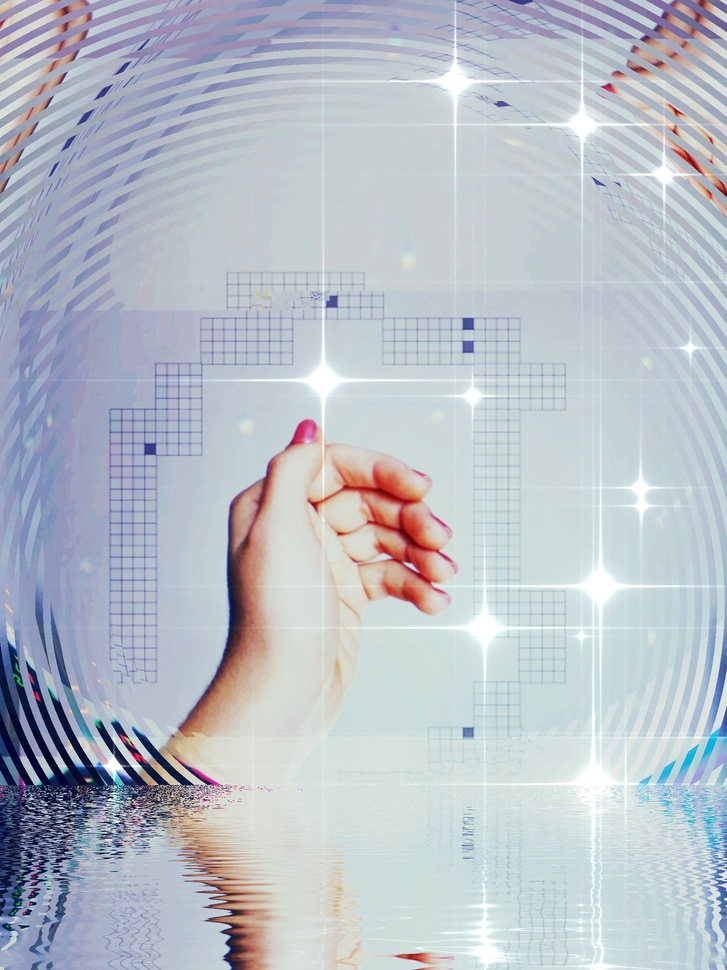
#> input picture source-imgs/momo-hand.jpg, 727 x 970 px, shrunk from 1500 x 2000 before the run
$ python example.py
#> lines starting #> are read from the running program, lines starting #| are printed output that depends on the picture
# started on 18th Feb 2025

# Copyright 2025
# Author: Michal Jenčo
# Email: michal.jenco.brno@gmail.com


from PIL import Image


def modulo_pixels(img: Image) -> Image:
    width, height = img.size

    for w in range(0, width):
        for h in range(0, height):
            r, g, b = pixels[w, h]

            new_r = (r + (w % 2)) % 255
            new_g = (g + h) % 200
            new_b = (b + h + w) // 6 % 255

            pixels[w, h] = (new_r, new_g, new_b)

    return img


def generate_consecutive_palettes(img: Image, count: int) -> Image:
    for i in range(2, count):
        new_img = img.convert("P", palette=Image.ADAPTIVE, colors=i)

        new_img = modulo_pixels(new_img)

        new_img.show()

        new_img.save(f"out/example-{i}.PNG")

def get_colors_from_image(img: Image) -> list[tuple] | None:
    items = img.convert('RGB').getcolors()
    rgb_colors = []

    for item in items:
        rgb_colors.append(item[1])

    return rgb_colors

if __name__ == '__main__':
    image = Image.open("source-imgs/momo-hand.jpg")
#> image is the input picture: PIL image 727x970 RGB; mean R, G, B 184.3, 190.8, 199.7

    pixels = image.load()

    generate_consecutive_palettes(image, 5)
#> the loop in generate_consecutive_palettes, `for i in range(2, count):` made 3 passes
#> pass 1, in generate_consecutive_palettes, `new_img = img.convert("P", palette=Image.ADAPTIVE, colors=i)`:
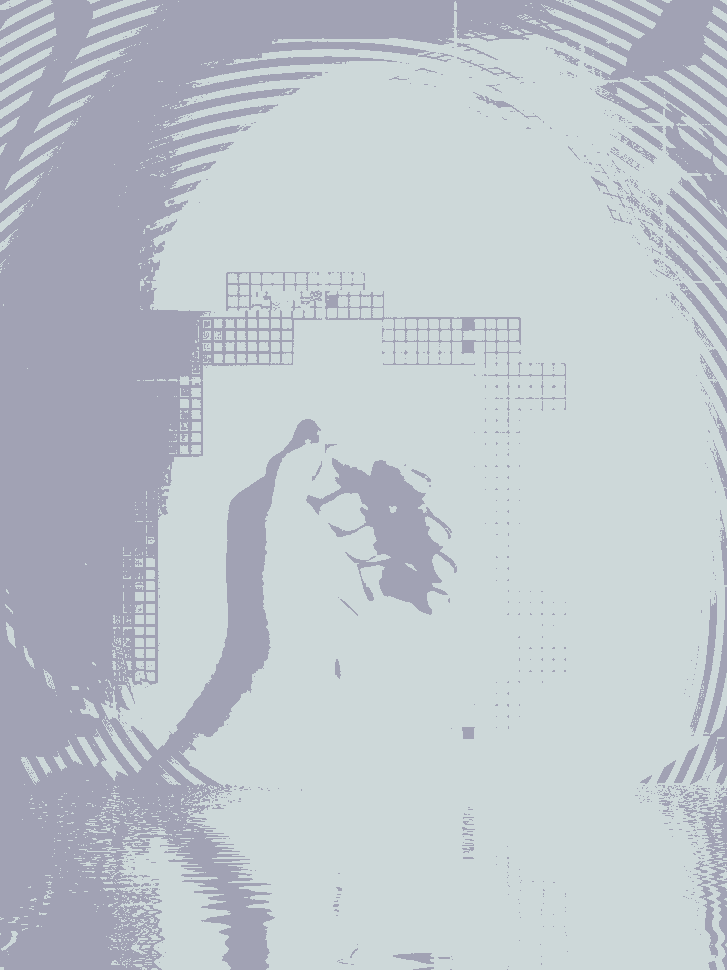
#> new_img: PIL image 727x970 P; mean R, G, B 190.3, 198, 204.7
#> pass 2, in generate_consecutive_palettes, `new_img = img.convert("P", palette=Image.ADAPTIVE, colors=i)`:
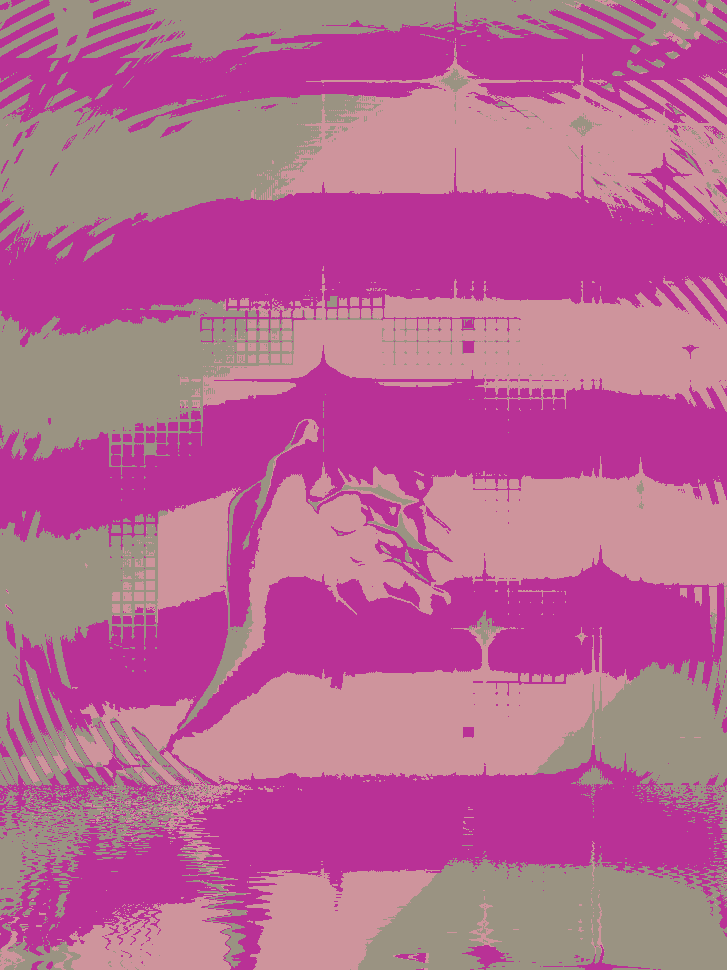
#> new_img: PIL image 727x970 P; mean R, G, B 183.3, 102, 146.7
#> pass 3, in generate_consecutive_palettes, `new_img = img.convert("P", palette=Image.ADAPTIVE, colors=i)`:
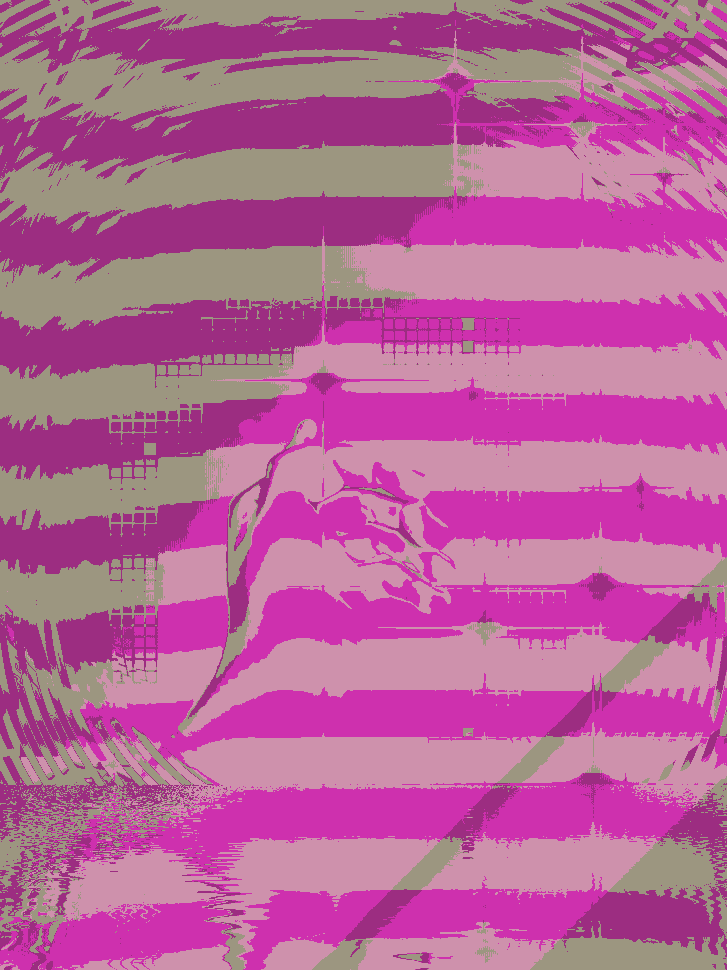
#> new_img: PIL image 727x970 P; mean R, G, B 184.1, 98.3, 153.5
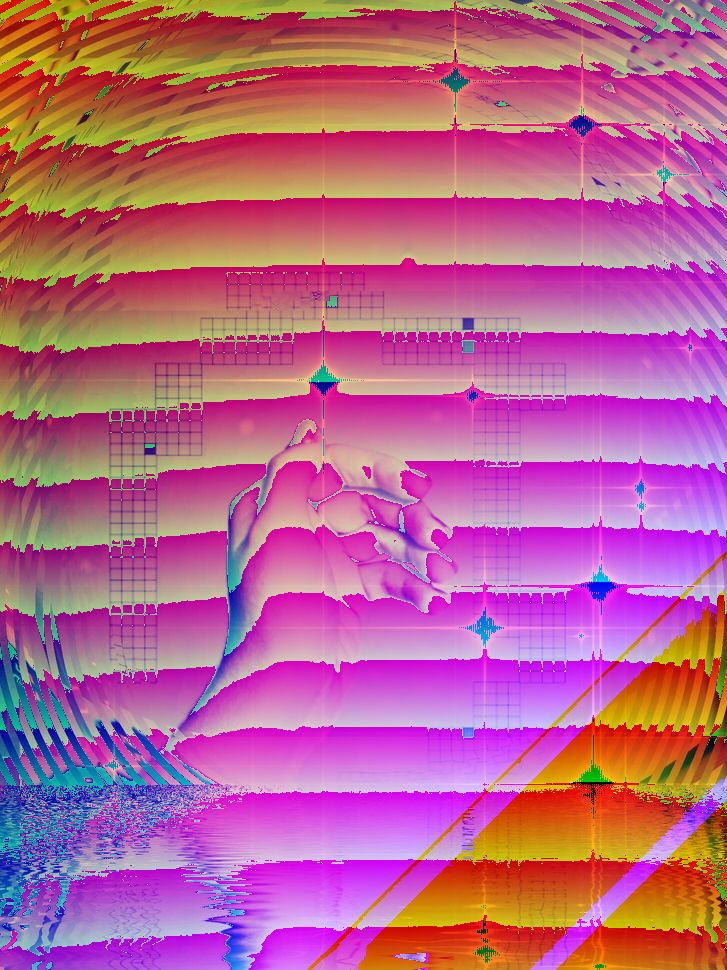
#> image: PIL image 727x970 RGB; mean R, G, B 184.5, 98.9, 141.1
